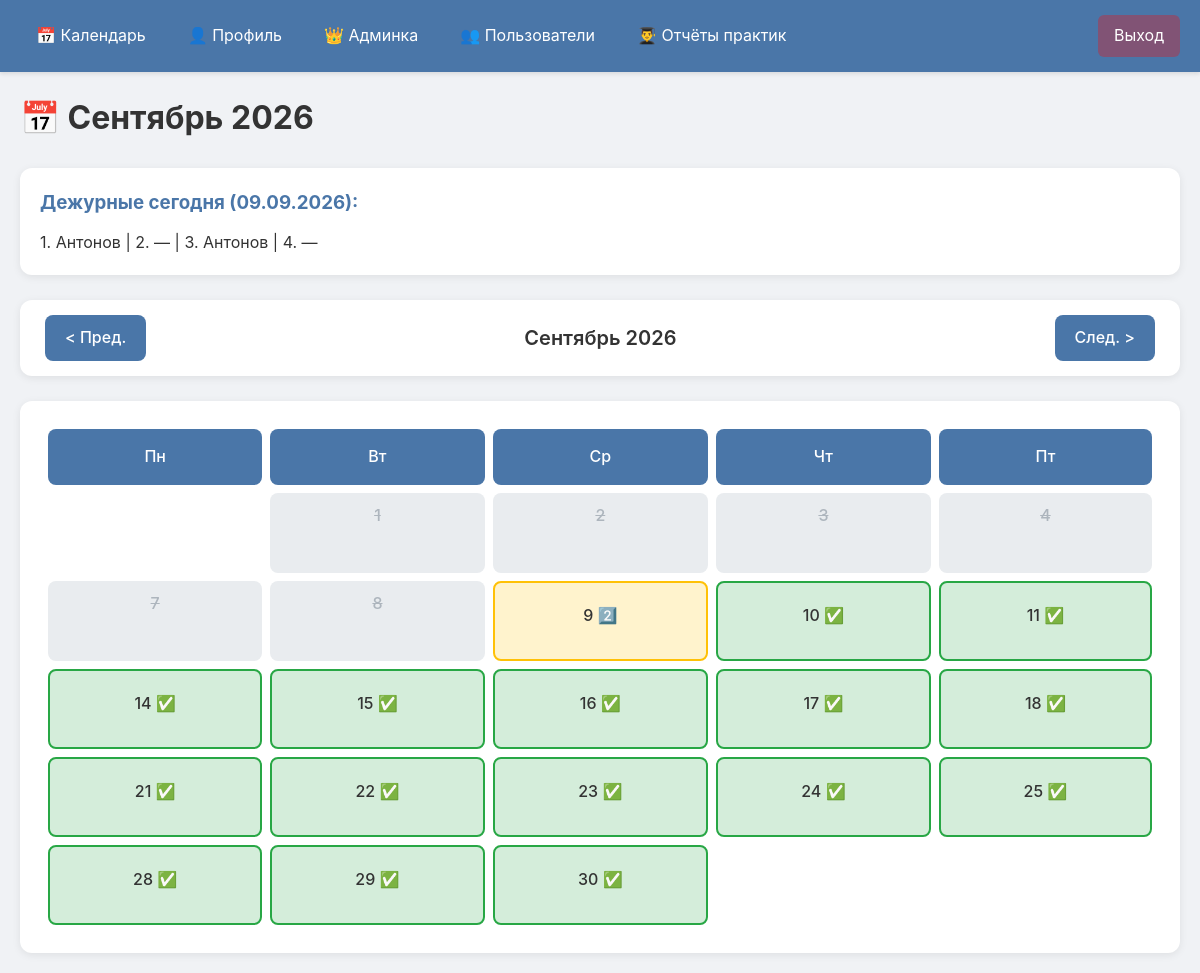
The app's page /calendar (signed in) with its own data.
### tables this page shows
CREATE TABLE schedule (
                id INTEGER PRIMARY KEY AUTOINCREMENT,
                date_str TEXT UNIQUE NOT NULL,
                slot1 TEXT DEFAULT '',
                slot2 TEXT DEFAULT '',
                slot3 TEXT DEFAULT '',
                slot4 TEXT DEFAULT ''
            );

### routes/calendar.py (the view)
@calendar_bp.route("/calendar")
@calendar_bp.route("/calendar/<int:year>/<int:month>")
def calendar_view(year=None, month=None):
    user = get_current_user()
    if not user:
        return redirect(url_for("auth.login"))
    now = datetime.now(MSK)
    if year is None: year = now.year
    if month is None: month = now.month
    schedule_data = db.get_schedule_data_for_calendar()
    today = now.date()
    weeks = cal_module.monthcalendar(year, month)
    calendar_weeks = []
    for week in weeks:
        work_days = week[:5]
        if sum(work_days) == 0: continue
        days = []
        for day in work_days:
            if day == 0:
                days.append({"day": 0, "date": "", "occupied": 0, "is_past": False})
            else:
                date_str = f"{day:02d}.{month:02d}.{year}"
                occupied = schedule_data.get(date_str, 0)
                try:
                    day_date = datetime.strptime(date_str, "%d.%m.%Y").date()
                    is_past = day_date < today
                except:
                    is_past = False
                days.append({
                    "day": day,
                    "date": date_str,
                    "occupied": occupied,
                    "is_past": is_past
                })
        calendar_weeks.append(days)
    prev_m = month - 1 if month > 1 else 12
    prev_y = year if month > 1 else year - 1
    next_m = month + 1 if month < 12 else 1
    next_y = year if month < 12 else year + 1
    today_str = now.strftime("%d.%m.%Y")
    today_data = db.get_day_data(today_str)
    return render_template("calendar.html", user=user, weeks=calendar_weeks,
                           month_name=MONTH_NAMES[month - 1],
                           year=year, month=month,
                           prev_y=prev_y, prev_m=prev_m,
                           next_y=next_y, next_m=next_m,
                           today=today_str, today_data=today_data,
                           is_admin=is_admin(user["role"]),
                           is_ruk=is_ruk(user["role"]))

### database/connection.py (called while the page is built)
    def _get_conn(self):
        if not hasattr(self.local, 'conn'):
            self.local.conn = sqlite3.connect(DB_PATH)
            self.local.conn.row_factory = sqlite3.Row
        return self.local.conn

### database/schedule.py (called while the page is built)
    def get_day_data(self, date_str):
        conn = self._get_conn()
        cursor = conn.cursor()
        cursor.execute(
            "SELECT slot1, slot2, slot3, slot4 FROM schedule WHERE date_str = ?", (date_str,)
        )
        row = cursor.fetchone()
        if row:
            return [row["slot1"] or "", row["slot2"] or "", row["slot3"] or "", row["slot4"] or ""]
        return ["", "", "", ""]

    def get_schedule_data_for_calendar(self):
        conn = self._get_conn()
        cursor = conn.cursor()
        cursor.execute("SELECT date_str, slot1, slot2, slot3, slot4 FROM schedule")
        data = {}
        for row in cursor.fetchall():
            occupied = sum(1 for s in [row["slot1"], row["slot2"], row["slot3"], row["slot4"]] if s and s.strip())
            data[row["date_str"]] = occupied
        return data

### database/users.py (called while the page is built)
    def get_user_by_id(self, user_id):
        conn = self._get_conn()
        cursor = conn.cursor()
        cursor.execute("SELECT * FROM users WHERE user_id = ?", (str(user_id),))
        row = cursor.fetchone()
        if row:
            return {
                "id": row["user_id"],
                "username": row["username"],
                "role": row["role"],
                "fio": row["fio"],
                "perm_exempt": bool(row["perm_exempt"]),
                "is_active": bool(row["is_active"]),
                "approval_status": row["approval_status"],
                "created_at": row["created_at"]
            }
        return None

### helpers.py (called while the page is built)
def is_admin(role):
    return role.lower() in ['admin', 'админ']

def is_ruk(role):
    return role.lower().startswith("рук")

def get_current_user():
    uid = session.get("user_id")
    if uid:
        return db.get_user_by_id(uid)
    return None

### templates/calendar.html (shortened to what this page needs)
{% extends "base.html" %}
{% block content %}
<h1>📅 {{ month_name }} {{ year }}</h1>
<div class="today-box">
    <h3>Дежурные сегодня ({{ today }}):</h3>
    <p>1. {{ today_data[0].strip() or '—' }} | 2. {{ today_data[1].strip() or '—' }} | 3. {{ today_data[2].strip() or '—' }} | 4. {{ today_data[3].strip() or '—' }}</p>
</div>
<div class="calendar-nav">
    <a href="{{ url_for('calendar.calendar_view', year=prev_y, month=prev_m) }}">&lt; Пред.</a>
    <span>{{ month_name }} {{ year }}</span>
    <a href="{{ url_for('calendar.calendar_view', year=next_y, month=next_m) }}">След. &gt;</a>
</div>
<table class="calendar">
    <tr><th>Пн</th><th>Вт</th><th>Ср</th><th>Чт</th><th>Пт</th></tr>
    {% for week in weeks %}
    <tr>
        {% for d in week %}
        <td>
            {% if d.day == 0 %}
                &nbsp;
            {% else %}
                {% if d.is_past %}
                    <span class="day-cell past">{{ d.day }}</span>
                {% else %}
                    <a href="{{ url_for('calendar.day_view', date_str=d.date) }}"
                       class="day-cell occ-{{ d.occupied }}">
                        {{ d.day }}
                        {% if d.occupied == 0 %}✅
                        {% elif d.occupied == 1 %}1️⃣
                        {% elif d.occupied == 2 %}2️⃣
                        {% elif d.occupied == 3 %}3️⃣
                        {% else %}❌{% endif %}
                    </a>
                {% endif %}
            {% endif %}
        </td>
        {% endfor %}
    </tr>
    {% endfor %}
</table>
{% endblock %}

### static/style.css (style rules this page uses)
:root { --primary: #4a76a8; --primary-hover: #3d6590; --primary-bg: #e8f4fd; --success: #28a745; --success-hover: #218838; --success-bg: #d4edda; --success-text: #155724; --danger: #dc3545; --danger-hover: #c82333; --danger-bg: #f8d7da; --danger-text: #721c24; --warning: #ffc107; --warning-hover: #e0a800; --warning-bg: #fff3cd; --warning-text: #856404; --info: #17a2b8; --info-bg: #d1ecf1; --info-text: #0c5460; --purple: #6f42c1; --purple-bg: #f3e8fd; --gray: #6c757d; --gray-hover: #5a6268; --light-gray: #f8f9fa; --border-gray: #dee2e6; --bg: #f0f2f5; --text: #333; --text-muted: #666; --text-light: #777; --text-disabled: #adb5bd; --shadow-sm: 0 2px 8px rgba(0,0,0,0.08); --shadow-md: 0 4px 16px rgba(0,0,0,0.12); --shadow-lg: 0 4px 20px rgba(0,0,0,0.1); --radius: 8px; --radius-lg: 12px; --radius-pill: 20px; }
* { margin: 0; padding: 0; box-sizing: border-box; }
body { font-family: -apple-system, BlinkMacSystemFont, 'Segoe UI', sans-serif; background: var(--bg); color: var(--text); line-height: 1.6; }
h1 { margin-bottom: 25px; color: var(--text); }
.today-box { background: white; padding: 20px; border-radius: var(--radius-lg); box-shadow: var(--shadow-sm); margin-bottom: 25px; }
.today-box h3 { margin-bottom: 12px; color: var(--primary); }
.calendar-nav { display: flex; justify-content: space-between; align-items: center; margin-bottom: 25px; background: white; padding: 15px 25px; border-radius: var(--radius-lg); box-shadow: var(--shadow-sm); }
.calendar-nav a { padding: 10px 20px; background: var(--primary); color: white; text-decoration: none; border-radius: var(--radius); font-weight: 500; }
.calendar-nav span { font-size: 20px; font-weight: 600; color: var(--text); }
.calendar { width: 100%; border-collapse: separate; border-spacing: 8px; background: white; padding: 20px; border-radius: var(--radius-lg); box-shadow: var(--shadow-sm); }
.calendar th { background: var(--primary); color: white; padding: 15px; border-radius: var(--radius); font-weight: 500; }
.calendar td { padding: 0; text-align: center; vertical-align: middle; }
.day-cell { display: block; padding: 20px 15px; border-radius: var(--radius); text-decoration: none; color: var(--text); font-weight: 500; transition: all 0.2s; min-height: 80px; }
.day-cell.past { background: #e9ecef; color: var(--text-disabled); cursor: not-allowed; text-decoration: line-through; }
.occ-0 { background: var(--success-bg); border: 2px solid var(--success); }
.occ-1, .occ-2, .occ-3 { background: var(--warning-bg); border: 2px solid var(--warning); }

### templates/calendar.html (style rules this page uses)
.day-cell.past { display: block; padding: 10px; border-radius: 8px; background: #e9ecef; color: #adb5bd; text-decoration: line-through; }

### records on screen
schedule: slot1 "Антонов", slot2 "—", slot3 "Антонов", slot4 "—"

### other values on screen
{{ month_name }} "Сентябрь"
{{ year }} "2026"
{{ d.day }} "1" "2" "3" "4" "7" "8"
{{ d.day }} "9" "10" "11" "14" "15" "16" "17" "18" "21" "22" "23" "24" "25" "28" "29" "30"
